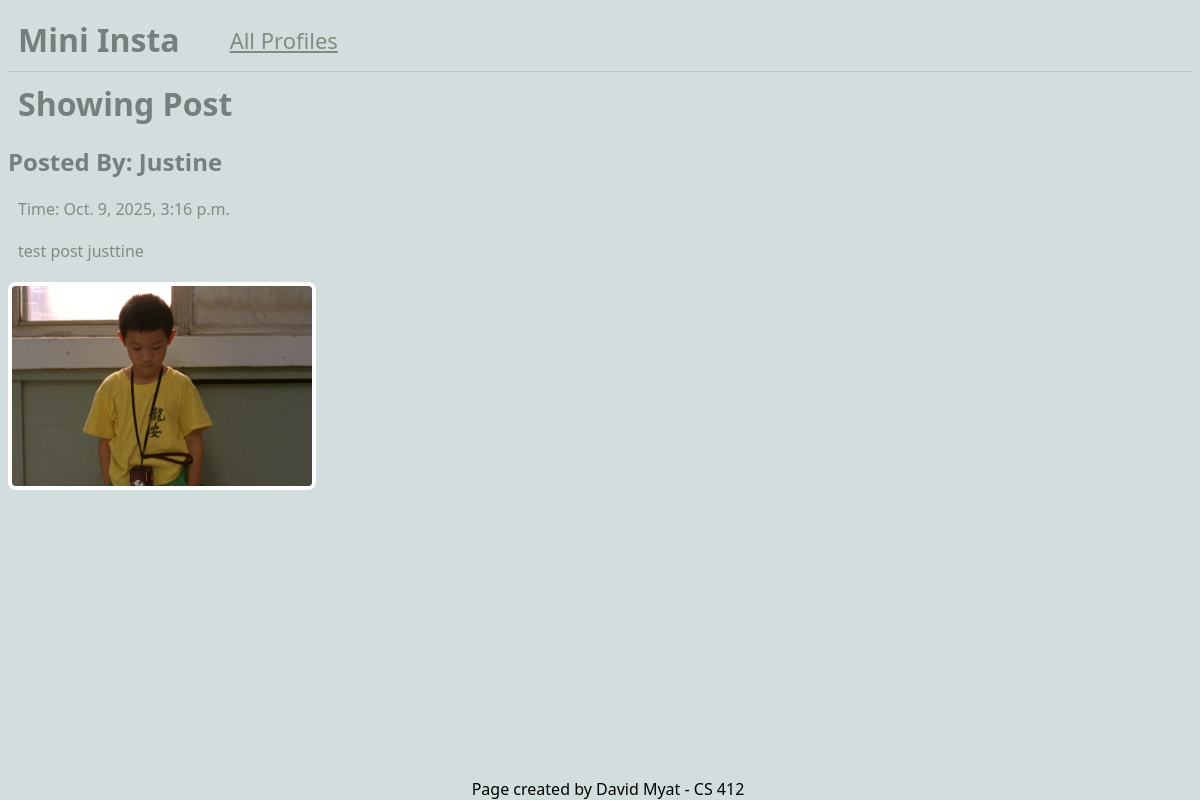
Screenshot of /mini_insta/post/16/ with the database file from the repository.
### mini_insta/models.py (models this page shows, shortened)
class Post(models.Model):
    profile = models.ForeignKey(Profile, on_delete=models.CASCADE)
    timestamp = models.DateTimeField(auto_now_add=True)
    caption = models.TextField(blank=True)
    def get_all_photos(self):
        photos = Photo.objects.filter(post=self).order_by("timestamp")
        return photos

class Profile(models.Model):
    username = models.CharField(max_length=50)
    display_name = models.CharField(max_length=50)
    profile_image_url = models.URLField(blank=True)
    bio_text = models.TextField(blank=True)
    join_date = models.DateTimeField(auto_now_add=True)

class Photo(models.Model):
    post = models.ForeignKey(Post, on_delete=models.CASCADE)
    image_url = models.URLField(blank=True)
    timestamp = models.DateTimeField(auto_now_add=True)
    image_file = models.ImageField(blank=True)

### mini_insta/views.py (the view)
# urls.py: path("post/<int:pk>/", PostDetailView.as_view(), name="show_post"),
class PostDetailView(DetailView):
    model = Post
    template_name = "mini_insta/show_post.html"
    context_object_name = "post"

### mini_insta/templates/mini_insta/show_post.html
{% extends 'mini_insta/base.html' %}
{% block content %}
<h1>Showing Post</h1>
<article>
    <h2> Posted By: {{ post.profile.display_name }}</h2>
    <p> Time: {{ post.timestamp }}</p>
    <p>{{ post.caption }}</p>
    {% for photo in post.get_all_photos %}
        <div>
            {% if photo.image_url %}
            <img src="{{ photo.image_url }}" alt="Photo for {{ post.profile.display_name }}"/>
            {% elif photo.image_file %}
            <img src="{{ photo.image_file.url }}" alt="Photo for {{ post.profile.display_name }}"/>
            {% else %}
            <p>No image available</p>
            {% endif %}
        </div>
    {% endfor %}
</article>
{% endblock %}

### static/styles-insta.css (style rules this page uses)
body { background: #d1dedd; font-family:'Segoe UI', Tahoma, Geneva, Verdana, sans-serif; }
h1 { margin: 10px; }
h1, h2, h3 { color: #767f7e; }
p { color: #828b82; }
article img, article.featured img { border: 4px solid #fff; border-radius: 8px; height: 200px; width: 300px; object-fit: cover; }
article p, article h3 { margin: 20px 10px; }

### rows the page displays
Post: profile.display_name "Justine", timestamp "Oct. 9, 2025, 3:16 p.m.", caption "test post justtine"
Photo: image_file (picture)
